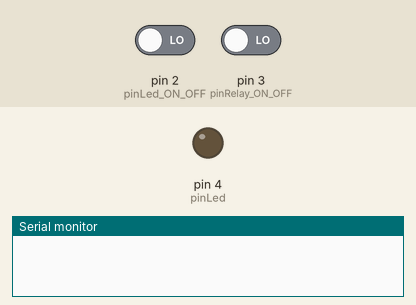
Recording of a sketch running on a simulated Arduino Uno, built with avr-gcc and run on an emulated ATmega328P. Shown: output pins drawn as LEDs (lit = HIGH), the last lines printed to the serial monitor. The test bench sets the inputs (shaded band); at power-on: pin 2 (pinLed_ON_OFF) LOW, pin 3 (pinRelay_ON_OFF) LOW. No radio packets arrive unless stated.

Above: at 1.2 s.
1.3 s: pin 2 (pinLed_ON_OFF) driven HIGH
At 1.53 s:
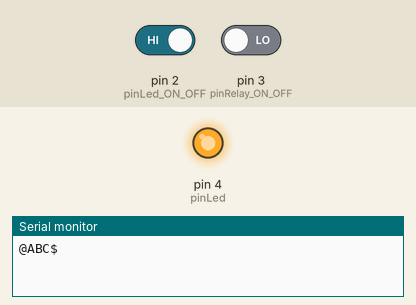
4.3 s: pin 3 (pinRelay_ON_OFF) driven HIGH
Timing chart, 0 to 7.3 s (numbered marks = the images above; inputs shaded):
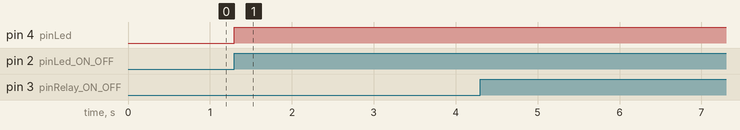

The sketch:

rf_led_transmit.ino
```cpp
#include <VirtualWire.h>

const int RF_TX_PIN = 8;
const int pinLed_ON_OFF = 2;
const int pinRelay_ON_OFF = 3;
int pinLed = 4;

char payload[6] = "";

int led_on_off_Value = 0;
int relay_on_off_Value = 0;

void setup() {
  // put your setup code here, to run once:
  vw_set_ptt_inverted(true);
  vw_set_tx_pin(RF_TX_PIN);
  vw_setup(2000);

  pinMode(pinLed_ON_OFF, INPUT);
  pinMode(pinRelay_ON_OFF, INPUT);
  pinMode(pinLed, OUTPUT);
  Serial.begin(9600);


}

void loop() {
  // put your main code here, to run repeatedly:
  led_on_off_Value = digitalRead(pinLed_ON_OFF);
  relay_on_off_Value = digitalRead(pinRelay_ON_OFF);

  if(led_on_off_Value == HIGH){
    digitalWrite(pinLed, led_on_off_Value);
    strcpy(payload, "@ABC$");

    if(strlen(payload) > 0){
      sendPayload(payload);
      }

    digitalWrite(pinLed, LOW);
  }


   if(relay_on_off_Value == HIGH){
    digitalWrite(pinLed, relay_on_off_Value);
    strcpy(payload, "@FON$");

    if(strlen(payload) > 0){
      sendPayload(payload);
      }
   digitalWrite(pinLed, LOW);

  }


 strcpy(payload, "");
 resetLoads();

}

void sendPayload(char payload[]){
  vw_send((uint8_t *)payload, strlen(payload));
  Serial.println(payload);
  vw_wait_tx();
  delay(400);
}

void resetLoads(){
  led_on_off_Value = 0;
  relay_on_off_Value = 0;
}
```

Measured:
- after the input at 1.3 s, pin 4 (pinLed): LOW → HIGH at once
